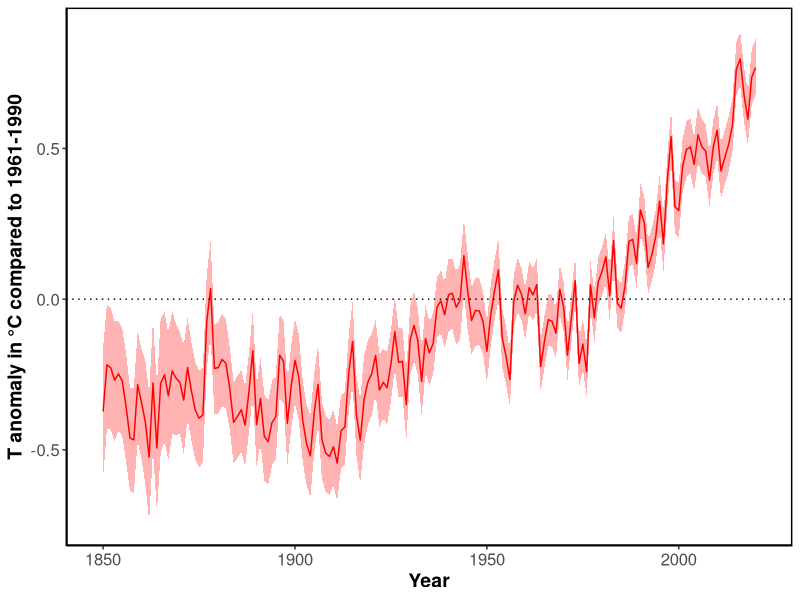
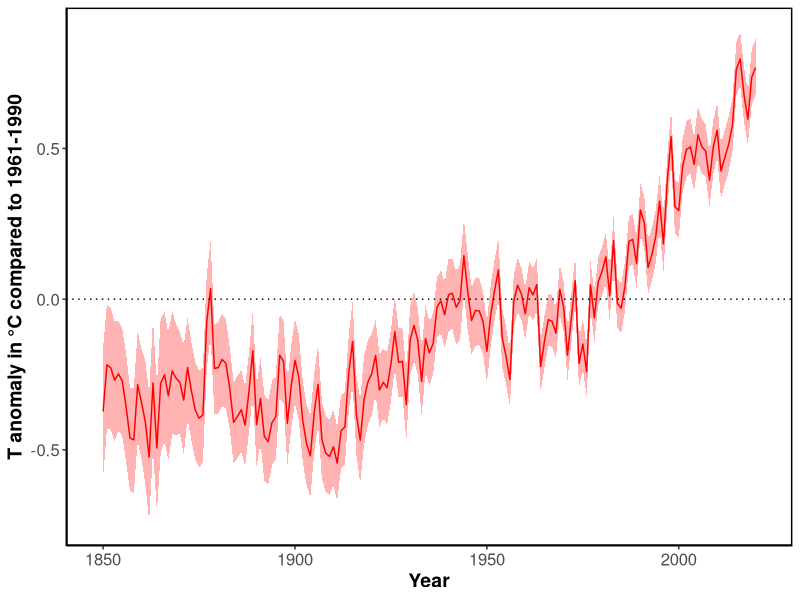
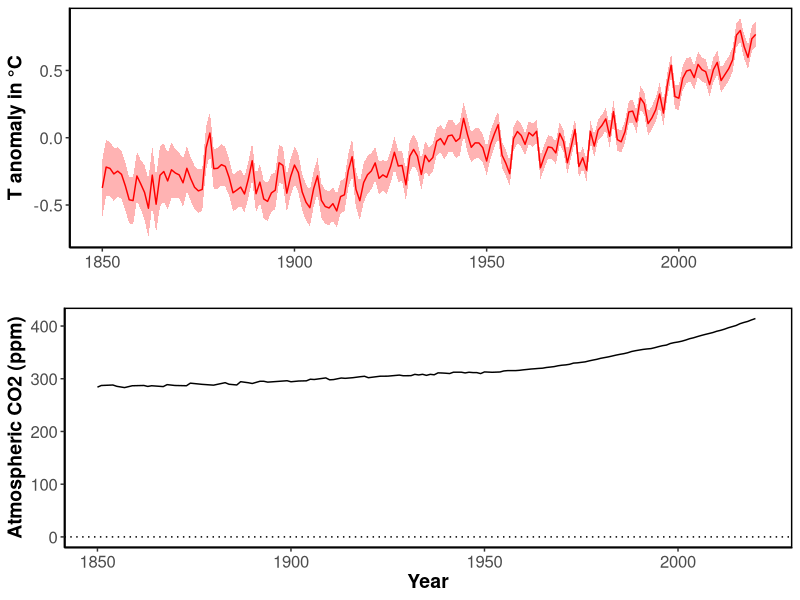
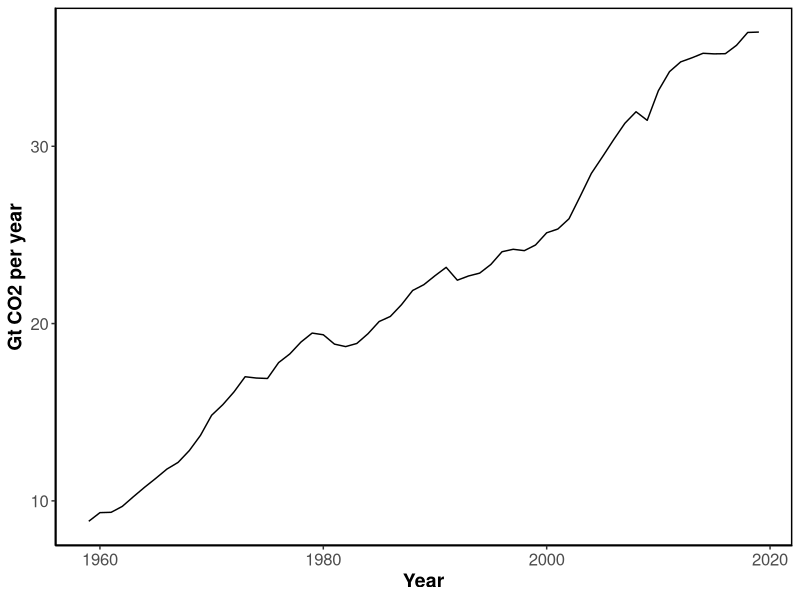
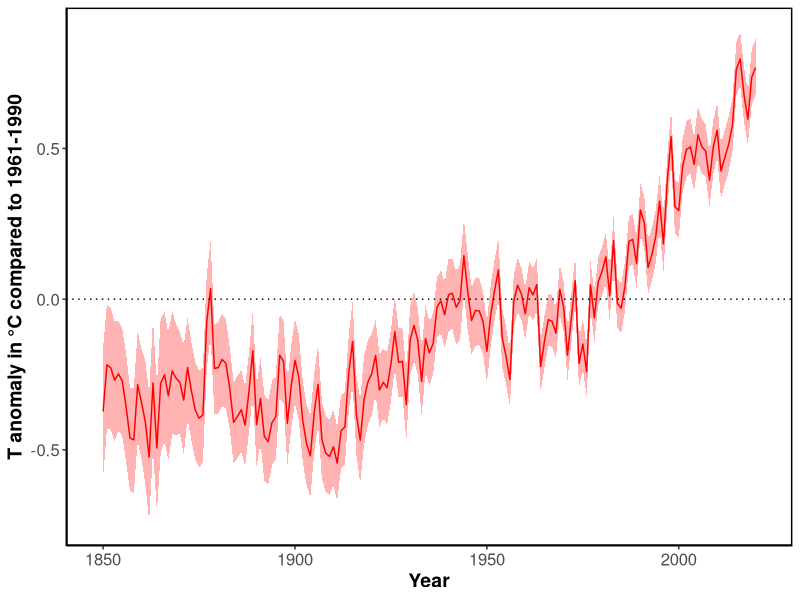
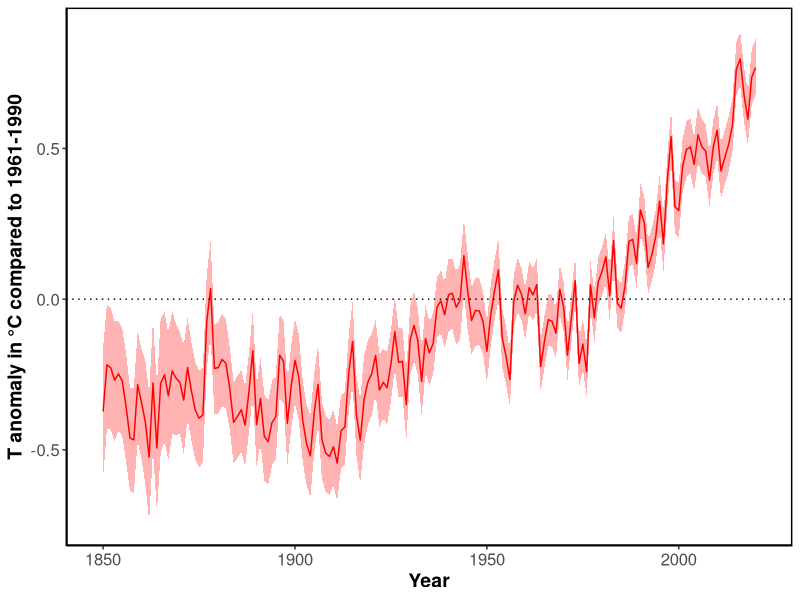
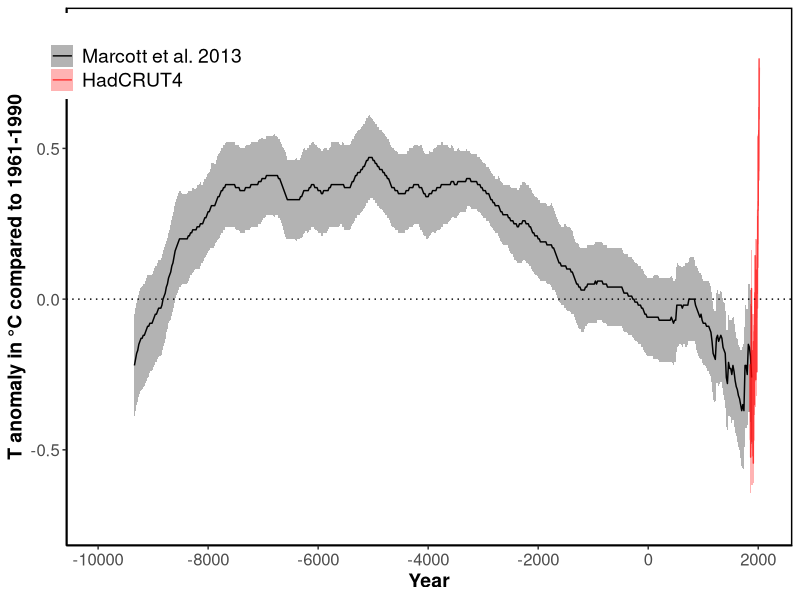
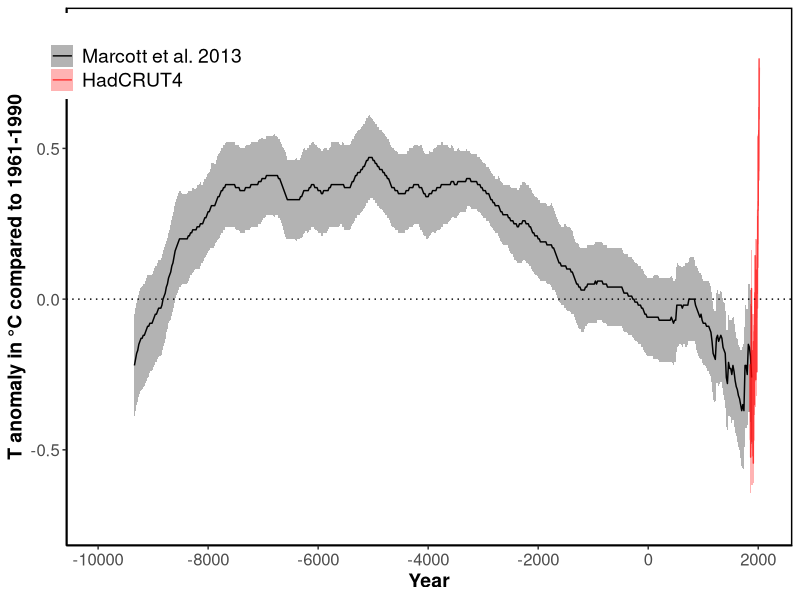

Write the R code that produced these figures, in order. (Note: this script raises an error after producing the figures.)

# HadCRUT4 is a gridded dataset of global historical surface temperature anomalies relative to a 1961-1990 reference period. Data are available for each month since January 1850, on a 5 degree grid.
#More information here: https://www.metoffice.gov.uk/hadobs/hadcrut4/

#Citation: Morice, C. P., Kennedy, J. J., Rayner, N. A., and Jones, P. D. (2012), Quantifying uncertainties in global and regional temperature change using an ensemble of observational estimates: The HadCRUT4 data set, J. Geophys. Res., 117, D08101, doi:10.1029/2011JD017187. 

# Download data yearly global: https://www.metoffice.gov.uk/hadobs/hadcrut4/data/current/time_series/HadCRUT.4.6.0.0.annual_ns_avg.txt

#Column 1 is the date.
#Column 2 is the median of the 100 ensemble member time series.
#Columns 3 and 4 are the lower and upper bounds of the 95% confidence interval of bias uncertainty computed from the 100 member ensemble.
#Columns 5 and 6 are the lower and upper bounds of the 95% confidence interval of measurement and sampling uncertainties around the ensemble median. These are the combination of fully uncorrelated measurement and sampling uncertainties and partially correlated uncertainties described by the HadCRUT4 error covariance matrices.
#Columns 7 and 8 are the lower and upper bounds of the 95% confidence interval of coverage uncertainties around the ensemble median.
#Columns 9 and 10 are the lower and upper bounds of the 95% confidence interval of the combination of measurement and sampling and bias uncertainties.
#Columns 11 and 12 are the lower and upper bounds of the 95% confidence interval of the combined effects of all the uncertainties described in the HadCRUT4 error model (measurement and sampling, bias and coverage uncertainties).


HC<- read.table("data/HadCRUT.4.6.0.0.annual_ns_avg.txt",header=F) # 

colnames(HC)=c("Year","Median","","","","","","","","","CI_low","CI_high")


library("ggplot2")

# plot T anomaly last 170 years

ylabel="T anomaly in °C compared to 1961-1990"

p<- ggplot(data=HC, aes(x=Year, y=Median))  + geom_line (col="red") + xlim(1849,2021) + ylab(ylabel) +
  geom_ribbon(aes(ymin=CI_low, ymax=HC$CI_high), linetype=2, alpha=0.3, fill="red") +
  geom_hline(yintercept=0, linetype=3)+
  theme(panel.grid.major = element_blank(), panel.grid.minor = element_blank(),
        axis.text=element_text(size=12),axis.title=element_text(size=14,face="bold"),
        panel.background = element_blank(), axis.line = element_line(colour = "black"),
        panel.border = element_rect(color = "black",fill = NA,size = 1))
                                                                                                                   
p

ggsave(filename="plots_pdf/T_anomaly_last_170_years.pdf",width =11, height =6)
ggsave(filename="plots_png/T_anomaly_last_170_years.png",width =11, height =6)

p  




# Reconstruction of temperature anomaly during the Holocene, based on 73 globally distributed records.
#The 73 globally distributed temperature records used in our analysis are based on a variety
#of paleotemperature proxies and have sampling resolutions ranging from 20 to 500 years, 
#with a median resolution of 120 years

#This study includes 73 records derived from multiple paleoclimate archive sand temperature proxies(Fig. S1; Table S1):
#alkenone (n=31), planktonic foraminifera Mg/Ca (n=19), TEX86 (n=4), fossil chironomid transfer function (n=4), 
#fossil pollen modern analog technique (MAT) (n=4), ice-core stable isotopes (n=5), 
#other microfossil assemblages(MATand Transfer Function)(n=5), and Methylation index of Branched Tetraethers(MBT)(n=1)


# An important limitation of this data is that it does not fully resolve variability at periods shorter than 2000 years,
# with essentially no variability preserved at periods shorter than 300 years, ~50% preserved at 1000-year periods, 
# and nearly all of the variability preserved for periods longer than 2000 years

# Citation: A Reconstruction of Regional and Global Temperature for the Past 11,300 Years Shaun A. Marcott et al. Science 339 , 1198 (2013); DOI: 10.1126/science.1228026

#Download data from supplementary table S1: https://science.sciencemag.org/highwire/filestream/594506/field_highwire_adjunct_files/1/Marcott.SM.database.S1.xlsx


# Read global T anomaly (compared to 1960-1990 instrumental average) reconstruction 5x5 grid 

Marcott<- read.table("data/Marcott_2013_data.tsv",header=TRUE) # This file includes the global stack Standard 5x5 grid from database S1 with 1σ uncertainty

#Without filling data gaps, our Standard 5×5 reconstruction (Fig. 1A) exhibits 0.6°C greater warming over the past ~60 yr B.P.
#(1890 to 1950 CE) than our equivalent infilled 5° × 5° area-weighted mean stack (Fig. 1, C andD). 
#However, considering the temporal resolution of our data set and the small number of records 
#that cover this interval (Fig. 1G), this difference is probably not robust

M<-subset(Marcott, Marcott$Year>60) # exclude years after 1890, later reconstruction are based on a single data point => not robust according to the authors

M$Year=1950-M$Year # by convention 1950 is set as year 0, here the data is converted in classic caledar year 

Merged_T<-merge(x = M, y = HC, by = "Year", all = TRUE) # merge Marcot and HADcrut4 datasets


# plot T anomaly from Marcott and HadCRUT at different times  
ylabel="T anomaly in °C compared to 1961-1990"

years=c(12000,5000,2000,1000,500)
options(scipen=999)
for (i in years) {
  
  if (i == 12000){bre=c(-10000,-8000,-6000,-4000,-2000,0,2000)}else {bre=waiver()}

  p<- ggplot(data=subset(Merged_T,!is.na(T)),aes(x = Year, y = T,colour="Marcott et al. 2013"))  + geom_line ()  + ylab(ylabel) + xlab("Year")+
    scale_x_continuous(breaks=bre,limits=c(2021-i,2021)) +
    geom_ribbon(data=subset(Merged_T,!is.na(T)),aes(ymin=T-T_uncertainty, ymax=T+T_uncertainty, fill="Marcott et al. 2013",colour="Marcott et al. 2013"), linetype=0, alpha=0.3) +   
    geom_line(data=subset(Merged_T,!is.na(Median)),aes(y=Median,x=Year,colour="HadCRUT4"),alpha=0.7) +
    geom_hline(yintercept=0, linetype=3)+
    geom_ribbon(data=subset(Merged_T,!is.na(Median)),aes(x=Year,ymin=CI_low, ymax=CI_high,colour="HadCRUT4",fill="HadCRUT4"),linetype=0, alpha=0.3) +
    scale_colour_manual("", 
                        breaks = c("Marcott et al. 2013", "HadCRUT4"),
                        values = c("black", "red")) +
    scale_fill_manual("", 
                      breaks = c("Marcott et al. 2013", "HadCRUT4"),
                      values = c("black", "red")) +
    theme(panel.grid.major = element_blank(), panel.grid.minor = element_blank(),
          axis.text=element_text(size=12),axis.title=element_text(size=14,face="bold"),
          panel.background = element_blank(), axis.line = element_line(colour = "black"),
          panel.border = element_rect(color = "black",fill = NA,size = 1)) + 
          theme(legend.position = c(0.11, 0.91),legend.text = element_text(size=14))
  

ggsave(filename=paste0("plots_pdf/T_anomaly_Marcott_last_",i,"_years_and_170_years_HC.pdf"),width=11,height=6)
ggsave(filename=paste0("plots_png/T_anomaly_Marcott_last_",i,"_years_and_170_years_HC.png"),width=11,height=6)

}


#CO2 atmospheric concentration

#data from 1959 from NOOA: Data from 1959 through 1979 have been obtained by C. David Keeling of the Scripps Institution of Oceanography (SIO) and were obtained from the Scripps website (scrippsco2.ucsd.edu).
#Data from 1980 onwards is sourced from NOAA's Mauna Loa monitoring station
# Download: https://www.esrl.noaa.gov/gmd/webdata/ccgg/trends/co2/co2_annmean_mlo.txt


CO2_recent<-read.table("data/co2_annmean_mlo.txt",header=F)

# 
#Very long-term data were compiled by Our world in data: data from ice cores – specifically the Dome C core – 
#has been made available from the NOAA here: https://www.ncdc.noaa.gov/paleo-search/study/17975. 
#In this original dataset, some years had multiple measurements (taken at different points of the year). 
#To normalize this to a single year, where several measurements were available, 
#we took the average of these concentration values. Dome C data has been used until the year 1958.

#Citation: Bereiter, B., Eggleston, S., Schmitt, J., Nehrbass‐Ahles, C., Stocker, T. F., Fischer, H., ... & Chappellaz, J. (2015). Revision of the EPICA Dome C CO2 record from 800 to 600 kyr before present. Geophysical Research Letters, 42(2), 542-549.

# Download: https://ourworldindata.org/co2-and-other-greenhouse-gas-emissions

CO2_old<-read.csv("data/co2-concentration-long-term.csv")


# the recent and old data use a differnt CO2 scale, conversion can be done with following formula:  
#X2019 = 1.00079 * X2007 - 0.142 (https://www.esrl.noaa.gov/gmd/ccl/scale_conversion.html), 
#the conversion is reccomended only between 250 and 520 ppm,

CO2_o <- subset(CO2_old,CO2_old$Year<1959)

CO2_o$CO2.concentrations..NOAA..2018. <-(CO2_o$CO2.concentrations..NOAA..2018.*1.00079)-0.142  # rescale

CO2_r <- CO2_recent[,-3]

colnames (CO2_r) <-c("year","mean")

colnames (CO2_o) <-c("year","mean")

CO2<- rbind(CO2_o,CO2_r)

colnames (CO2) <-c("Year","mean")

Merged_T_C<-merge(x = Merged_T, y = CO2, by = "Year", all = TRUE) # merge CO2 and T data


years=c(810000,12000,5000,2000,1000,500,170)

for (i in years) {
  if (i == 12000){bre=c(-8000,-6000,-4000,-2000,0,2000)}else {bre=waiver()}
  

p<- ggplot(data=subset(Merged_T_C,!is.na(mean)), aes(x=Year, y=mean))  + geom_line () + ylab("Atmospheric CO2 (ppm)") +
  scale_x_continuous(breaks=bre,limits=c(2021-i,2021)) +
  theme(panel.grid.major = element_blank(), panel.grid.minor = element_blank(),
        axis.text=element_text(size=12),axis.title=element_text(size=14,face="bold"),
        panel.background = element_blank(), axis.line = element_line(colour = "black"),
        panel.border = element_rect(color = "black",fill = NA,size = 1))

ggsave(filename=paste0("plots_pdf/CO2_atmospheric_conc_last_",i,"_years.pdf"),width=11,height=6)
ggsave(filename=paste0("plots_png/CO2_atmospheric_conc_last_",i,"_years.png"),width=11,height=6)


}



#plot T and CO2 together 

library(gridExtra)
library(ggpubr)

ylabel="T anomaly in °C"

years=c(12000,5000,2000,1000,500)

for (i in years) {
  if (i == 12000){bre=c(-8000,-6000,-4000,-2000,0,2000)}else {bre=waiver()}
  
  p1<- ggplot(data=subset(Merged_T_C,!is.na(mean)), aes(x=Year, y=mean))  + geom_line () + ylab("Atmospheric CO2 (ppm)") +
    scale_x_continuous(breaks=bre,limits=c(2021-i,2021)) +
    theme(panel.grid.major = element_blank(), panel.grid.minor = element_blank(),
          axis.text=element_text(size=12),axis.title=element_text(size=14,face="bold"),
          panel.background = element_blank(), axis.line = element_line(colour = "black"),
          panel.border = element_rect(color = "black",fill = NA,size = 1))
  
  p<- ggplot(data=subset(Merged_T,!is.na(T)),aes(x = Year, y = T,colour="Marcott et al. 2013"))  + geom_line () + ylab(ylabel) + xlab("")+
    scale_x_continuous(breaks=bre,limits=c(2021-i,2021)) +
    geom_hline(yintercept=0, linetype=3)+
    geom_ribbon(data=subset(Merged_T,!is.na(T)),aes(ymin=T-T_uncertainty, ymax=T+T_uncertainty, fill="Marcott et al. 2013",colour="Marcott et al. 2013"), linetype=0, alpha=0.3) +   
    geom_line(data=subset(Merged_T,!is.na(Median)),aes(y=Median,x=Year,colour="HadCRUT4"),alpha=0.7) +
    geom_ribbon(data=subset(Merged_T,!is.na(Median)),aes(x=Year,ymin=CI_low, ymax=CI_high,colour="HadCRUT4",fill="HadCRUT4"),linetype=0, alpha=0.3) +
    scale_colour_manual("", 
                        breaks = c("Marcott et al. 2013", "HadCRUT4"),
                        values = c("black", "red")) +
    scale_fill_manual("", 
                      breaks = c("Marcott et al. 2013", "HadCRUT4"),
                      values = c("black", "red")) +
    theme(panel.grid.major = element_blank(), panel.grid.minor = element_blank(),
          axis.text=element_text(size=12),axis.title=element_text(size=14,face="bold"),
          panel.background = element_blank(), axis.line = element_line(colour = "black"),
          panel.border = element_rect(color = "black",fill = NA,size = 1)) + 
    theme(legend.position = c(0.08, 0.9),legend.text = element_text(size=10),
          legend.background = element_blank(),
          legend.box.background = element_blank())
  
  
  ggarrange(p,p1, ncol = 1, nrow = 2)
  
  
  
  ggsave(paste0("plots_pdf/T_CO2_last_",i,"_years.pdf"),width=11,height=6)
  ggsave(paste0("plots_png/T_CO2_last_",i,"_years.png"),width=11,height=6)
  
  
}


# plot T and C only instrumental T


p1<- ggplot(data=subset(Merged_T_C,!is.na(mean)), aes(x=Year, y=mean))  + geom_line () + xlim(1850,2021) + ylab("Atmospheric CO2 (ppm)") +
  geom_hline(yintercept=0, linetype=3)+
  theme(panel.grid.major = element_blank(), panel.grid.minor = element_blank(),
        axis.text=element_text(size=12),axis.title=element_text(size=14,face="bold"),
        panel.background = element_blank(), axis.line = element_line(colour = "black"),
        panel.border = element_rect(color = "black",fill = NA,size = 1))

p<- ggplot(data=subset(Merged_T,!is.na(Median)),aes(x = Year, y = Median))  + geom_line (colour="red") + xlim(1850,2021) + ylab(ylabel) + xlab("")+
  geom_ribbon(data=subset(Merged_T,!is.na(Median)),aes(ymin=CI_low, ymax=CI_high), linetype=0, alpha=0.3,fill="red") +   
  theme(panel.grid.major = element_blank(), panel.grid.minor = element_blank(),
        axis.text=element_text(size=12),axis.title=element_text(size=14,face="bold"),
        panel.background = element_blank(), axis.line = element_line(colour = "black"),
        panel.border = element_rect(color = "black",fill = NA,size = 1))


ggarrange(p,p1, ncol = 1, nrow = 2)

ggsave("plots_pdf/T_CO2_last_170_years.pdf",width=11,height=6)

ggsave("plots_png/T_CO2_last_170_years.png",width=11,height=6)


# plot CO2 yearly emissions 
# Citation: Friedlingstein et al. 2020. Earth Syst. Sci. Data, 12, 3269–3340, 2020 https://doi.org/10.5194/essd-12-3269-2020
#All values in million tonnes of carbon per year. For values in million tonnes of CO2 per year, multiply the values below by 3.664
#Include emissions from fossil fuel combustion and oxidation and cement production 

# Download: https://data.icos-cp.eu/licence_accept?ids=%5B%22xUUehljs1oTazlGlmigAhvfe%22%5D

emissions <- read.table("data/annual_emission.tsv",header=T)  # file with Territorial emissions (World)
emissions$emission <-((emissions$emission*3.664 )/1000)


p <- ggplot(data=emissions,aes(x = Year, y = emission))  + geom_line () + ylab("Gt CO2 per year") + xlab("Year")+
  theme(panel.grid.major = element_blank(), panel.grid.minor = element_blank(),
        axis.text=element_text(size=12),axis.title=element_text(size=14,face="bold"),
        panel.background = element_blank(), axis.line = element_line(colour = "black"),
        panel.border = element_rect(color = "black",fill = NA,size = 1))
p


ggsave("plots_pdf/CO2_emissions.pdf",width=11,height=6)
ggsave("plots_png/CO2_emissions.png",width=11,height=6)



